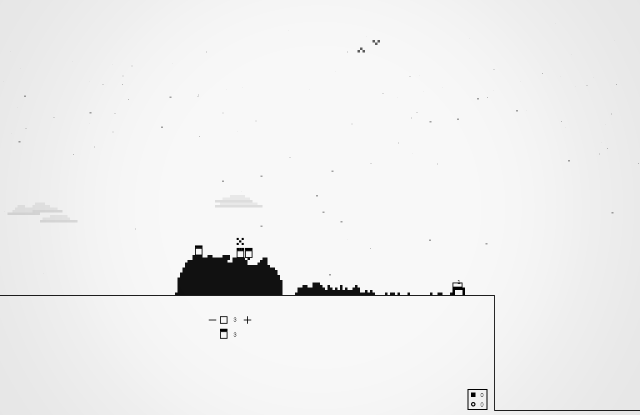
#> input picture itch/shot-crew.png, 1280 x 830 px (shown at 1/2 size)
$ python quantize.py ../../itch/shot-crew.png ../../itch/shot-crew.png ../../itch/shot-crew.png 5
#> lines starting #> are read from the running program, lines starting #| are printed output that depends on the picture
# The Blender renders put on the game's cell grid in the clouds' flat tones,
# and the owner's sheet built from them. Reference only: nothing here ships.
#
#   python tools/blender/quantize.py <render dir> <out dir> [game shot.png] [game cell px]
#
# A cell is cloud when the render covers at least half of it (its alpha):
# the day's lit tone is a hair off the sky, so cutting the silhouette by
# lightness would dissolve every sunlit edge into the sky. A cloud cell's
# tone is the average lightness of the cloud in it (sky pixels left out),
# taken to the nearest of the four day roles in L*. The dark page is the
# same cells recolored role for role, never quantized again.

import sys, os, json, glob
import numpy as np
from PIL import Image, ImageDraw, ImageFont

P = 6
SIZES = (10, 20, 30)
LABEL = 'BLENDER TARGET (not the game)'

# src/config/clouds.js, CLOUDS_PALETTE and the 'round' band of
# CLOUDS_DEPTH_BANDS: roles sky, lit, body, shade, core.
ROLES = ['sky', 'lit', 'body', 'shade', 'core']
DAY = ['#ffffff', '#ebebeb', '#d6d6d6', '#a4a4a4', '#757575']
NIGHT = ['#121212', '#666666', '#4e4e4e', '#3a3a3a', '#262626']
SKY, LIT, BODY, SHADE, CORE = range(5)


def rgb(h):
    return tuple(int(h[i:i + 2], 16) for i in (1, 3, 5))


def lstar(v):
    # sRGB 0..1 grey to CIE L*
    lin = np.where(v <= 0.04045, v / 12.92, ((v + 0.055) / 1.055) ** 2.4)
    return np.where(lin > 216 / 24389, 116 * np.cbrt(lin) - 16, lin * 24389 / 27)


TONE_L = np.array([lstar(np.array(rgb(h)[0] / 255.0)) for h in DAY[1:]])


# [8 lines left out: function load, not called in this run]


def box(img, w, h):
    return np.asarray(Image.fromarray(img.astype(np.float32), 'F').resize((w, h), Image.BOX)).astype(np.float64)


# [10 lines left out: function quantize, not called in this run]


def neighbors(t):
    pad = np.pad(t, 1, constant_values=SKY)
    return pad[:-2, 1:-1], pad[2:, 1:-1], pad[1:-1, :-2], pad[1:-1, 2:]  # up, down, left, right


# [64 lines left out: functions faults, clean, not called in this run]


def one_tone(t):
    return clean(np.where(t != SKY, BODY, SKY))


# [37 lines left out: functions two_tone, paint, not called in this run]


def shares(t):
    n = max(1, int((t != SKY).sum()))
    return {ROLES[k]: round(100 * int((t == k).sum()) / n, 1) for k in (LIT, BODY, SHADE, CORE)}


# [31 lines left out: function silhouette, not called in this run]


def font(px):
    for f in ('C:/Windows/Fonts/consola.ttf', 'C:/Windows/Fonts/arial.ttf'):
        if os.path.exists(f):
            return ImageFont.truetype(f, px)
    return ImageFont.load_default()


F = font(15)
FB = font(20)


def caption(im, text, page='light'):
    fg, bg = ((0, 0, 0), (255, 255, 255)) if page == 'light' else ((220, 220, 220), (18, 18, 18))
    c = Image.new('RGB', (max(im.width, int(F.getlength(text)) + 8), im.height + 22), bg)
    ImageDraw.Draw(c).text((2, 2), text, font=F, fill=fg)
    c.paste(im, (0, 22))
    return c


def row(ims, gap=16, bg=(255, 255, 255)):
    W = sum(i.width for i in ims) + gap * (len(ims) - 1)
    H = max(i.height for i in ims)
    r = Image.new('RGB', (W, H), bg)
    x = 0
    for i in ims:
        r.paste(i, (x, 0))
        x += i.width + gap
    return r


def stack(ims, gap=18, bg=(255, 255, 255), pad=16):
    W = max(i.width for i in ims) + 2 * pad
    H = sum(i.height for i in ims) + gap * (len(ims) - 1) + 2 * pad
    s = Image.new('RGB', (W, H), bg)
    y = pad
    for i in ims:
        s.paste(i, (pad, y))
        y += i.height + gap
    return s


# [6 lines left out: function band, not called in this run]


def heading(text, w=0):
    w = max(w, int(FB.getlength(text)) + 12)
    h = Image.new('RGB', (w, 30), (255, 255, 255))
    ImageDraw.Draw(h).text((0, 4), text, font=FB, fill=(0, 0, 0))
    return h


def main():
    src, out = sys.argv[1], sys.argv[2]
    shot = sys.argv[3] if len(sys.argv) > 3 else None
    shot_cell = int(sys.argv[4]) if len(sys.argv) > 4 else P
    os.makedirs(out, exist_ok=True)
    qdir = os.path.join(out, 'quantized')
    os.makedirs(qdir, exist_ok=True)
    order = ['near-turrets', 'towering', 'mid-group', 'far-flat', 'low-bank', 'fair-puff']
    names = [n for n in order if os.path.exists(os.path.join(src, n + '.png'))]
    report = {}
    compare = []
    simple_rows = []
    game = Image.open(shot).convert('RGB') if shot else None
#> game is the input picture: PIL image 1280x830 RGB; min 0, max 255, mean 238.2
    for name in names:
        grey, alpha = load(os.path.join(src, name + '.png'))
        # the render, small, over the white sky
        rgba = Image.open(os.path.join(src, name + '.png')).convert('RGBA')
        bbox = rgba.getchannel('A').point(lambda v: 255 if v > 127 else 0).getbbox()
        rgba = rgba.crop(bbox)
        sky = Image.new('RGBA', rgba.size, (255, 255, 255, 255))
        sky.alpha_composite(rgba)
        small = sky.convert('RGB')
        small = small.resize((int(small.width * 180 / small.height), 180), Image.LANCZOS) if small.height > 180 else small
        rep = {'sizes': {}}
        grids = {}
        for n in SIZES:
            t, L = quantize(grey, alpha, n)
            c = clean(t)
            o1, o2 = one_tone(t), two_tone(t)
            grids[n] = (t, c, o1, o2)
            for kind, g in (('four', t), ('four-clean', c), ('one', o1), ('two', o2)):
                for page in ('light', 'dark'):
                    # the label rides in the name: a file posted alone is still not the game
                    paint(g, page).save(os.path.join(qdir, f'blender-target-{name}-{n}-{kind}-{page}.png'))
            rep['sizes'][n] = {
                'raw_isolated_slivers': faults(t), 'clean_isolated_slivers': faults(c),
                'shares_raw': shares(t), 'shares_clean': shares(c),
                'silhouette_clean': silhouette(c),
            }
        rep['silhouette_one_tone_30'] = silhouette(grids[30][2])
        rep['two_tone_30_shares'] = shares(grids[30][3])
        report[name] = rep

        # the per-cloud sheet
        parts = [heading(f'{LABEL}  --  {name}', 900)]
        parts.append(caption(small, 'Blender render (Cycles volume), over white'))
        for kind, title in ((0, 'four tones, quantized (area average, nearest tone)'), (1, 'four tones, clean pass (no single cells, no one-cell slivers)')):
            for page in ('light', 'dark'):
                ims = [caption(paint(grids[n][kind], page), f'{n} cells  {sum(faults(grids[n][kind]))} faults', page) for n in SIZES]
                parts.append(band(caption(row(ims, bg=(255, 255, 255) if page == 'light' else (18, 18, 18)), f'{title}  [{page} page]', page), page))
        for page in ('light', 'dark'):
            for n in (20, 30):
                ims = [caption(paint(grids[n][k], page), lab, page) for k, lab in ((2, 'one tone (body)'), (3, 'two tones (body + underside)'), (1, 'four tones, clean'))]
                parts.append(band(caption(row(ims, bg=(255, 255, 255) if page == 'light' else (18, 18, 18)), f'simpler, {n} cells  [{page} page]', page), page))
        if game is not None:
            g = caption(game, 'REAL GAME (claude/playthrough-feedback-cb74a4 @ b052a1ac), level-god, zoom 1, unscaled')
            b = caption(paint(grids[20][1], 'light', cell=shot_cell), f'{LABEL}: 20 cells at the shot\'s {shot_cell} px a cell')
            parts.append(row([g, b]))
            compare.append(caption(paint(grids[20][1], 'light', cell=shot_cell), name))
        sheet = stack(parts)
        sheet.save(os.path.join(out, f'sheet-{name}.png'))
        simple_rows.append(row([caption(paint(grids[30][k], 'light'), f'{name}: {lab}') for k, lab in ((2, 'one tone'), (3, 'two tones'), (1, 'four tones'))]))

    # every cloud, simplest to fullest, at 30 cells
    stack([heading(f'{LABEL}  --  one, two and four tones at 30 cells', 900)] + simple_rows).save(os.path.join(out, 'sheet-simpler.png'))
#> in heading, `h = Image.new('RGB', (w, 30), (255, 255, 255))`: h: PIL image 900x30 RGB; every value is 255
#> in heading, `ImageDraw.Draw(h).text((0, 4), text, font=FB, fill=(0, 0, 0))`:
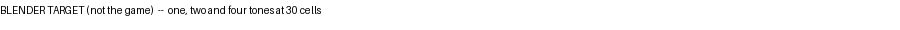
#> h: PIL image 900x30 RGB; min 1, max 255, mean 248.4
#> in stack, `W = max(i.width for i in ims) + 2 * pad`: W = 932
#> in stack, `H = sum(i.height for i in ims) + gap * (len(ims) - 1) + 2 * pad`: H = 62
#> in stack, `s = Image.new('RGB', (W, H), bg)`: s: PIL image 932x62 RGB; every value is 255
#> the loop in stack, `for i in ims:` made 1 pass
#> y on pass 1: 64
#> after the loop in stack, `for i in ims:`:
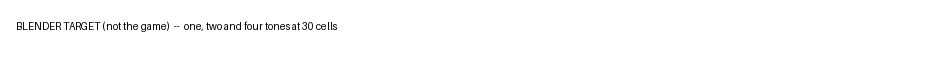
#> s: PIL image 932x62 RGB; min 1, max 255, mean 251.9
#> after the loop in stack, `for i in ims:`: y = 64
    # every cloud at 20 cells beside the game's sky, the same cell size
    if game is not None:
        left = caption(game, 'REAL GAME (claude/playthrough-feedback-cb74a4 @ b052a1ac), level-god, zoom 1, unscaled')
#> in caption, `c = Image.new('RGB', (max(im.width, int(F.getlength(text)) + 8), im.he..`: c: PIL image 1280x852 RGB; every value is 255
#> in caption, `ImageDraw.Draw(c).text((2, 2), text, font=F, fill=fg)`:
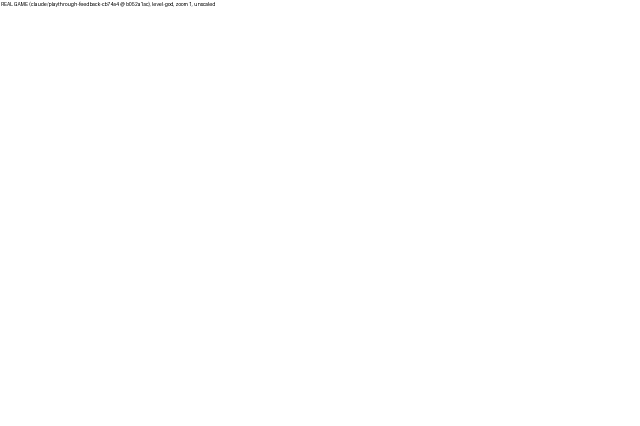
#> c: PIL image 1280x852 RGB (shown at 1/2 size); min 1, max 255, mean 254.8
#> in caption, `c.paste(im, (0, 22))`:
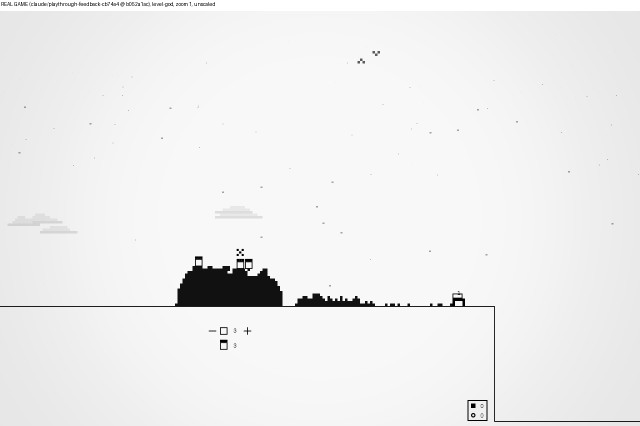
#> c: PIL image 1280x852 RGB (shown at 1/2 size); min 0, max 255, mean 238.4
        right = stack([heading(f'{LABEL}: 20 cells, clean, {shot_cell} px a cell', 600)] + compare, pad=0, gap=10)
#> call 2 of heading, with w = 600
#> in heading (call 2), `h = Image.new('RGB', (w, 30), (255, 255, 255))`: h: PIL image 600x30 RGB; every value is 255
#> in heading (call 2), `ImageDraw.Draw(h).text((0, 4), text, font=FB, fill=(0, 0, 0))`:
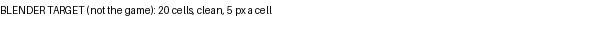
#> h: PIL image 600x30 RGB; min 1, max 255, mean 246.4
#> the loop in stack (call 2), `for i in ims:` made 1 pass
#> y on pass 1: 40
        stack([row([left, right])]).save(os.path.join(out, 'sheet-vs-game.png'))
#> in row, `r = Image.new('RGB', (W, H), bg)`: r: PIL image 1896x852 RGB; every value is 255
#> after the loop in row, `for i in ims:`:
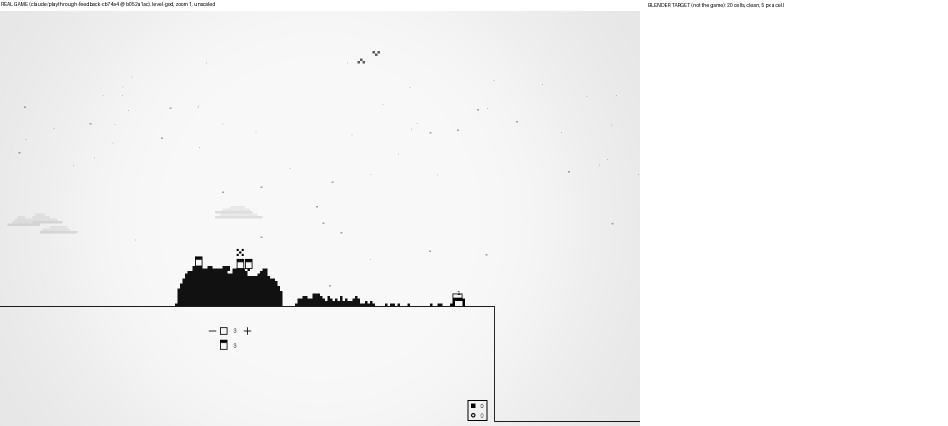
#> r: PIL image 1896x852 RGB (shown at 1/2 size); min 0, max 255, mean 243.7
#> after the loop in row, `for i in ims:`: x = 1912
#> call 3 of stack, with gap = 18, bg = (255, 255, 255), pad = 16
#> in stack (call 3), `W = max(i.width for i in ims) + 2 * pad`: W = 1928
#> in stack (call 3), `H = sum(i.height for i in ims) + gap * (len(ims) - 1) + 2 * pad`: H = 884
#> in stack (call 3), `s = Image.new('RGB', (W, H), bg)`: s: PIL image 1928x884 RGB; every value is 255
#> the loop in stack (call 3), `for i in ims:` made 1 pass
#> y on pass 1: 886
#> after the loop in stack (call 3), `for i in ims:`:
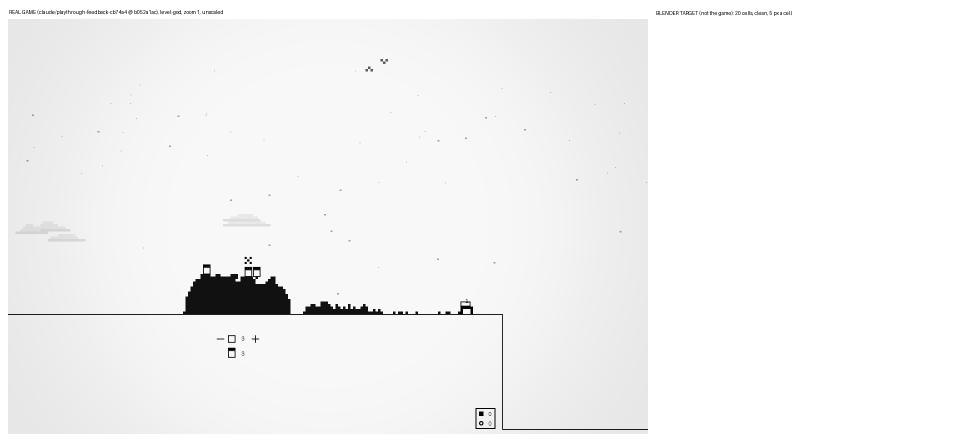
#> s: PIL image 1928x884 RGB (shown at 1/2 size); min 0, max 255, mean 244.3
#> after the loop in stack (call 3), `for i in ims:`: y = 886
    with open(os.path.join(out, 'metrics.json'), 'w') as f:
        json.dump(report, f, indent=1)
    for name, rep in report.items():
        s = rep['sizes']
        print(name, {n: (s[n]['raw_isolated_slivers'], s[n]['clean_isolated_slivers']) for n in SIZES}, s[30]['shares_clean'])


if __name__ == '__main__':
    main()
